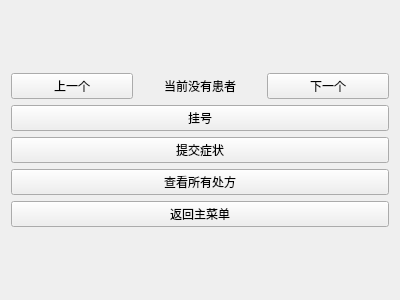
<?xml version="1.0" encoding="UTF-8"?>
<ui version="4.0">
 <class>PatientWindow</class>
 <widget class="QWidget" name="PatientWindow">
  <property name="geometry">
   <rect>
    <x>0</x>
    <y>0</y>
    <width>400</width>
    <height>300</height>
   </rect>
  </property>
  <property name="windowTitle">
   <string>校医院门诊就诊管理系统——患者界面</string>
  </property>
  <layout class="QVBoxLayout" name="verticalLayout_3">
   <item>
    <layout class="QVBoxLayout" name="verticalLayout_2">
     <item>
      <layout class="QHBoxLayout" name="horizontalLayout">
       <item>
        <widget class="QPushButton" name="lastButton">
         <property name="text">
          <string>上一个</string>
         </property>
        </widget>
       </item>
       <item>
        <widget class="QLabel" name="patientLabel">
         <property name="layoutDirection">
          <enum>Qt::LayoutDirection::LeftToRight</enum>
         </property>
         <property name="text">
          <string>当前没有患者</string>
         </property>
         <property name="alignment">
          <set>Qt::AlignmentFlag::AlignCenter</set>
         </property>
        </widget>
       </item>
       <item>
        <widget class="QPushButton" name="nextButton">
         <property name="text">
          <string>下一个</string>
         </property>
        </widget>
       </item>
      </layout>
     </item>
     <item>
      <layout class="QVBoxLayout" name="verticalLayout">
       <item>
        <widget class="QPushButton" name="RegisterButton">
         <property name="text">
          <string>挂号</string>
         </property>
        </widget>
       </item>
       <item>
        <widget class="QPushButton" name="SubmitButton">
         <property name="text">
          <string>提交症状</string>
         </property>
        </widget>
       </item>
       <item>
        <widget class="QPushButton" name="PrescriptionsButton">
         <property name="text">
          <string>查看所有处方</string>
         </property>
        </widget>
       </item>
       <item>
        <widget class="QPushButton" name="BackButton">
         <property name="text">
          <string>返回主菜单</string>
         </property>
        </widget>
       </item>
      </layout>
     </item>
    </layout>
   </item>
  </layout>
 </widget>
 <resources/>
 <connections/>
</ui>
